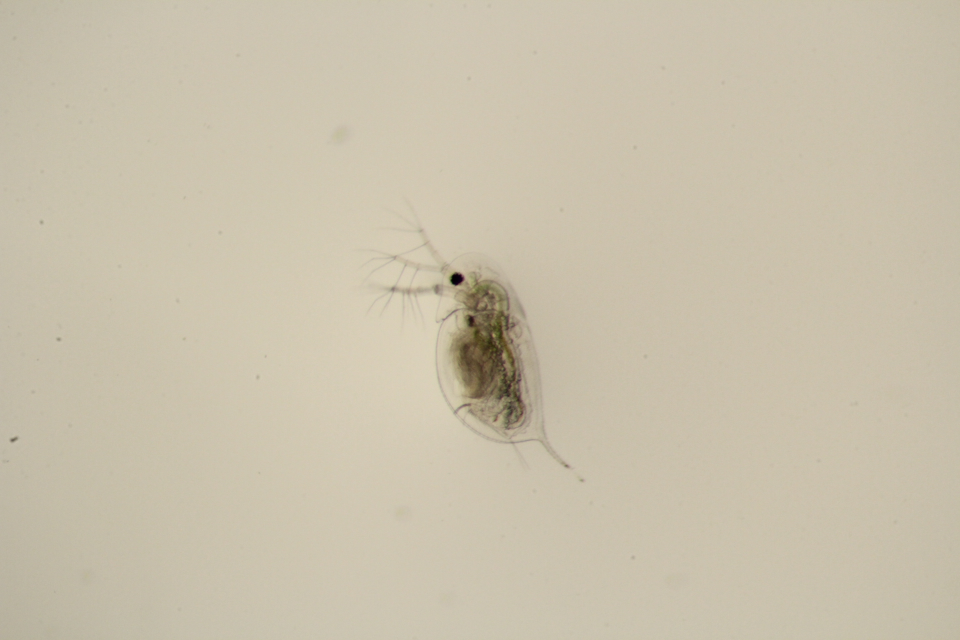
#> input picture The-Daphnia-ruler/tests/test_dirs/test_images/sample1.JPG, 1920 x 1280 px (shown at 1/2 size)
$ python -i utils.py   (imports and definitions only)
#> lines starting #> are read from the running program, lines starting #| are printed output that depends on the picture; after the words box and inside, x2 and y2 are one past the last pixel; in counts of white or black regions, pixels touching at a corner belong together
# import libraries
import os
import cv2
import numpy as np
import sys
from math import pi
from skimage import morphology, measure
from skimage.filters import scharr
from scipy import ndimage
import math
import copy
import warnings

# Create function to load image in proper format
# [27 lines left out: function import_image, not called in this run]

# create function that creates mask
def create_mask(gray):
    '''
    masks grayscaled image
    '''
    edges_mag = scharr(gray)
    edges_med = np.median(edges_mag)
    edges_thresh = 2.5*edges_med
    edges = edges_mag >= edges_thresh
    edges = morphology.closing(edges, morphology.square(3))
    edges = ndimage.binary_fill_holes(edges)
    edges = morphology.erosion(edges, morphology.square(3))

    # return edges
    return(edges)

# create function to label imageregions and calculate properties
# [352 lines left out: functions create_props, erode_mask, plt_binary, plt_contour, plt_elipse, plt_majaxis and 8 more, not called in this run]

>>> import cv2
>>> picture = cv2.imread('tests/test_dirs/test_images/sample1.JPG', cv2.IMREAD_GRAYSCALE)
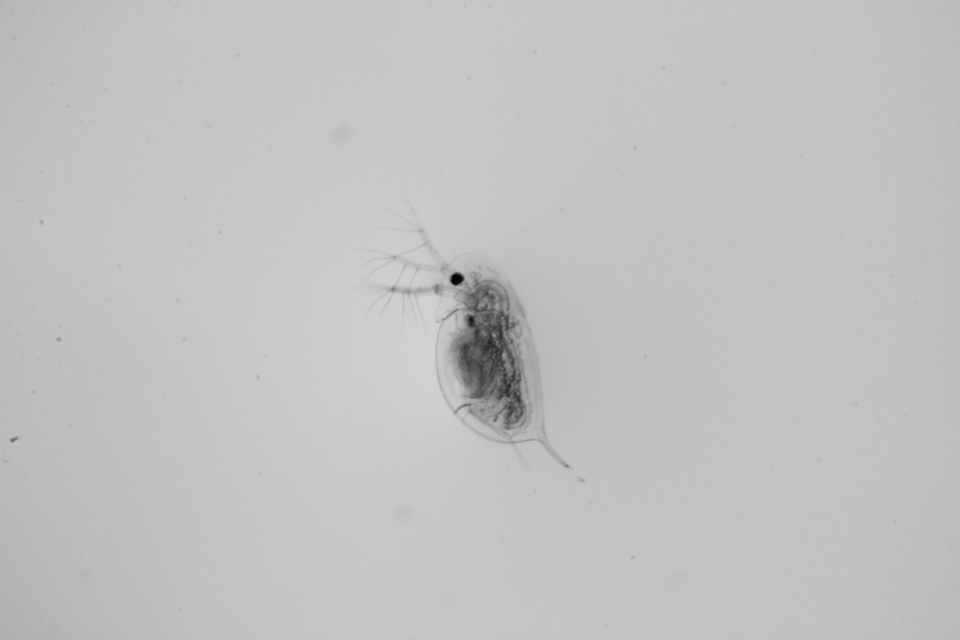
#> picture: shape (1280, 1920) (shown at 1/2 size); min 0, max 212, mean 193
>>> result = create_mask(picture)
#> in create_mask, `edges_mag = scharr(gray)`:
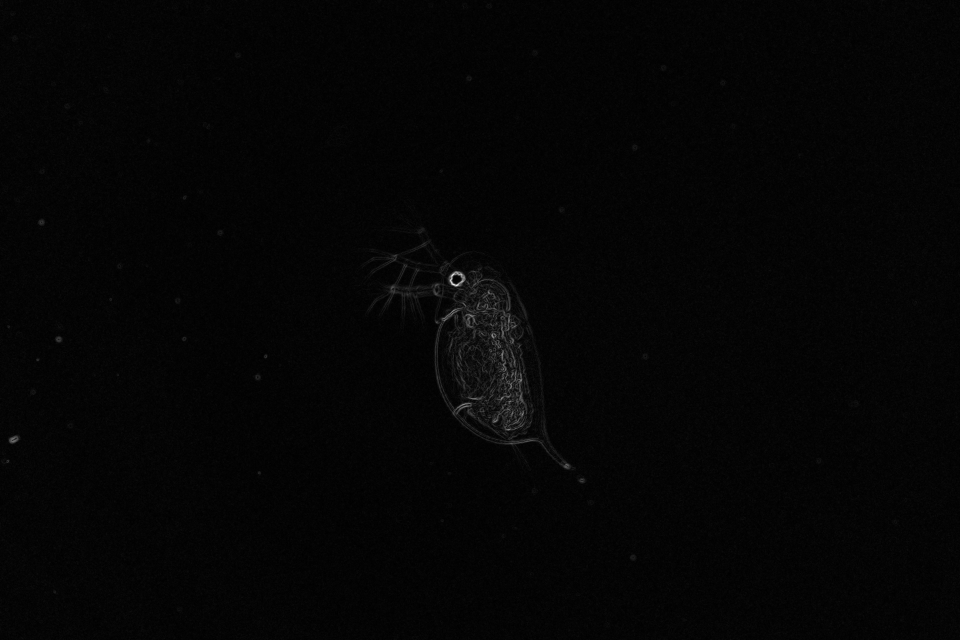
#> edges_mag: shape (1280, 1920) float64 (shown at 1/2 size); min 0, max 0.249, mean 0.00501; drawn with min black and max white
#> in create_mask, `edges_med = np.median(edges_mag)`: edges_med = 0.00417
#> in create_mask, `edges_thresh = 2.5*edges_med`: edges_thresh = 0.0104
#> in create_mask, `edges = edges_mag >= edges_thresh`:
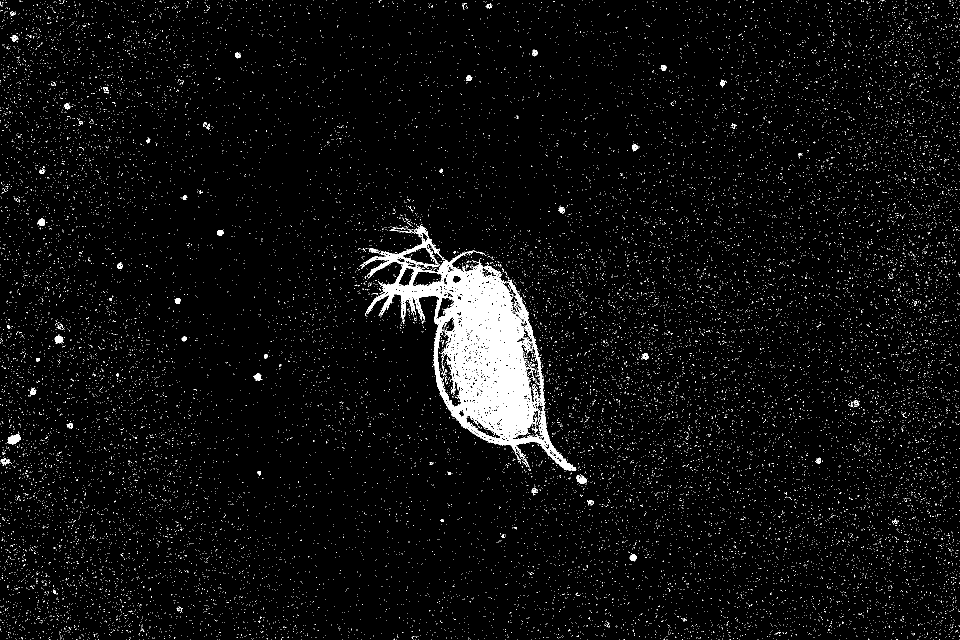
#> edges: shape (1280, 1920) bool (shown at 1/2 size); 3.9% white; 23313 white regions (23241 under 20 px), largest, box (x1, y1, x2, y2) and area: (722, 450, 1153, 942) 55888, (15, 865, 42, 890) 361, (1152, 950, 1173, 968) 216
#> in create_mask, `edges = morphology.closing(edges, morphology.square(3))`:
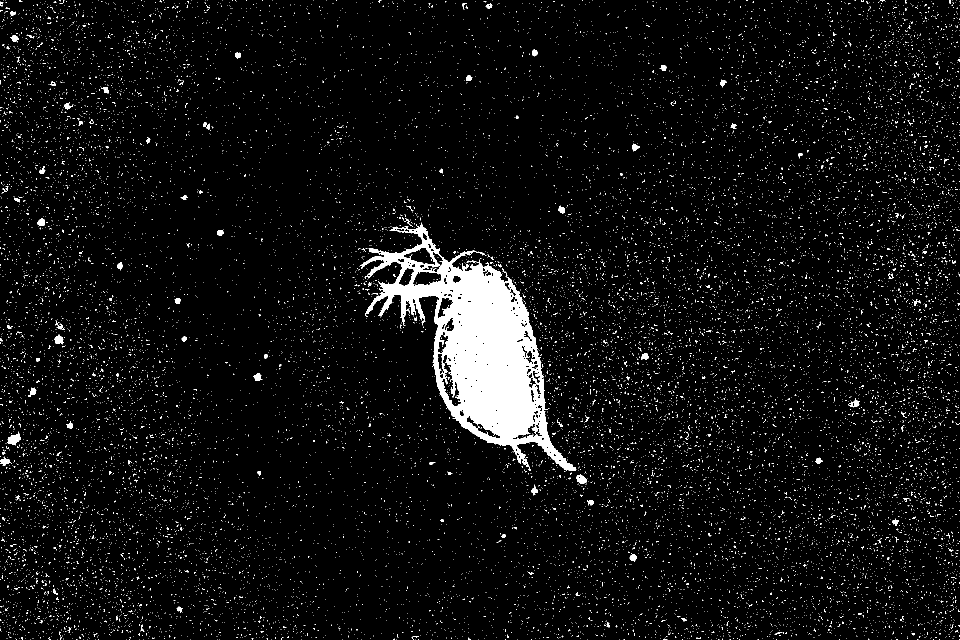
#> edges: shape (1280, 1920) bool (shown at 1/2 size); 4.7% white; 18916 white regions (18790 under 20 px), largest, box (x1, y1, x2, y2) and area: (721, 445, 1153, 942) 68574, (15, 863, 42, 891) 404, (1152, 948, 1173, 968) 253
#> in create_mask, `edges = ndimage.binary_fill_holes(edges)`:
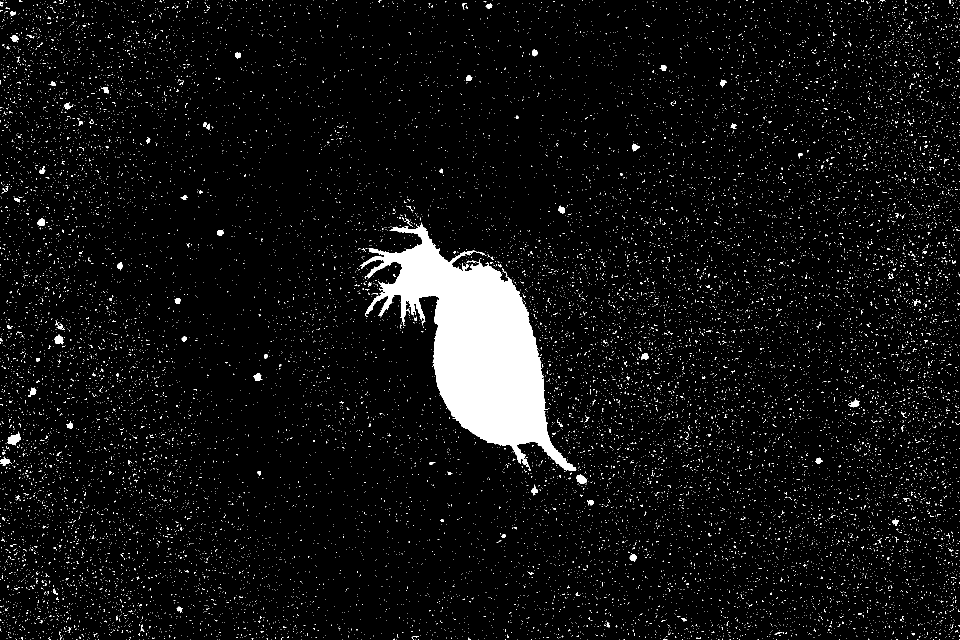
#> edges: shape (1280, 1920) bool (shown at 1/2 size); 5.2% white; 18879 white regions (18753 under 20 px), largest, box (x1, y1, x2, y2) and area: (721, 445, 1153, 942) 80241, (15, 863, 42, 891) 404, (1152, 948, 1173, 968) 262
#> in create_mask, `edges = morphology.erosion(edges, morphology.square(3))`:
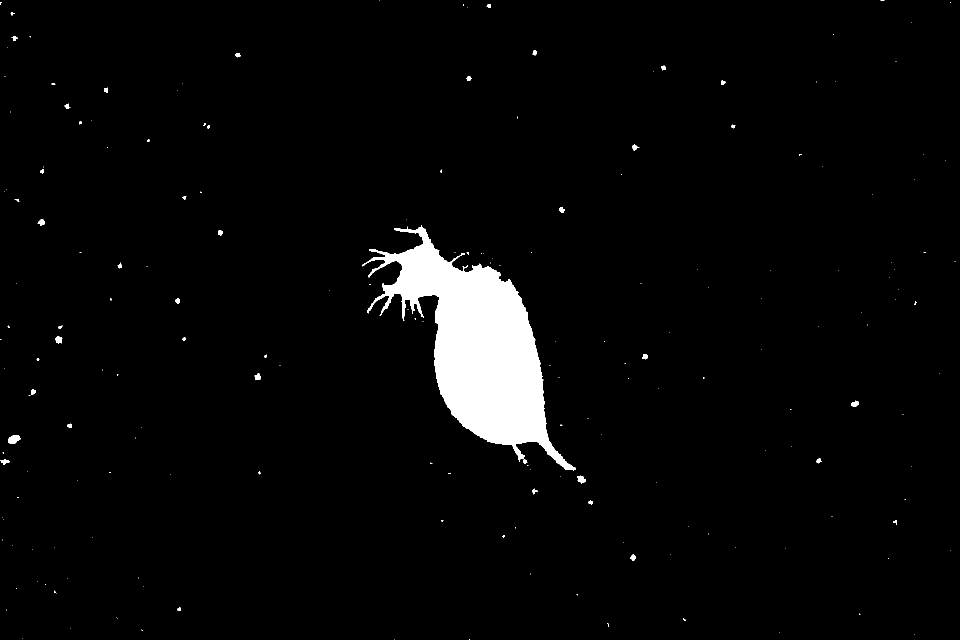
#> edges: shape (1280, 1920) bool (shown at 1/2 size); 3.2% white; 198 white regions (154 under 20 px), largest, box (x1, y1, x2, y2) and area: (724, 451, 1151, 941) 76189, (17, 870, 41, 888) 301, (1154, 951, 1172, 967) 182

$ run again, on The-Daphnia-ruler/tests/test_dirs/test_images/sample2.JPG
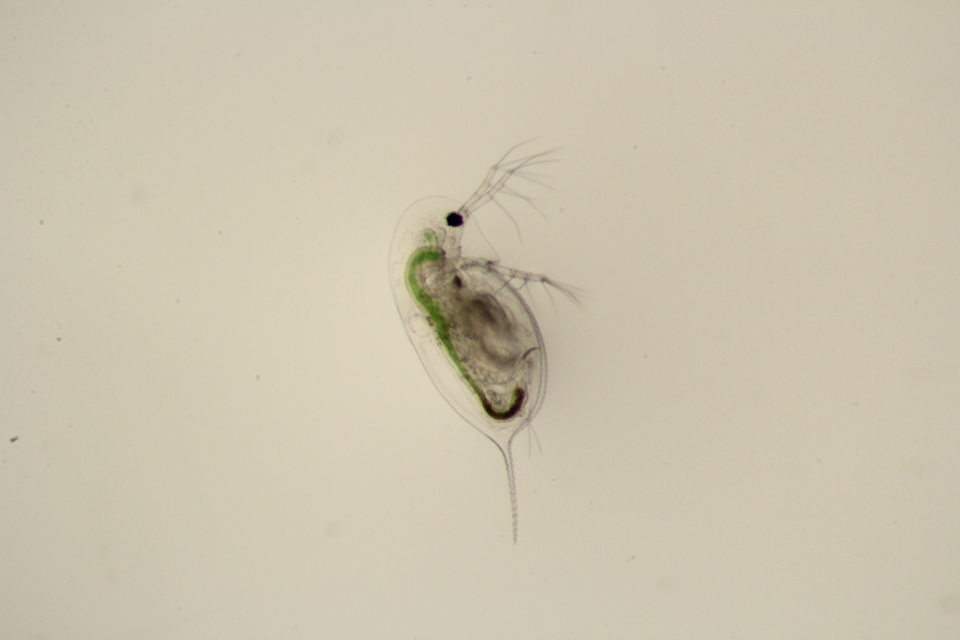
#> input picture The-Daphnia-ruler/tests/test_dirs/test_images/sample2.JPG, 1920 x 1280 px (shown at 1/2 size)
#> edges_med = 0.00408
#> edges_thresh = 0.0102
#> in create_mask, `edges = edges_mag >= edges_thresh`:
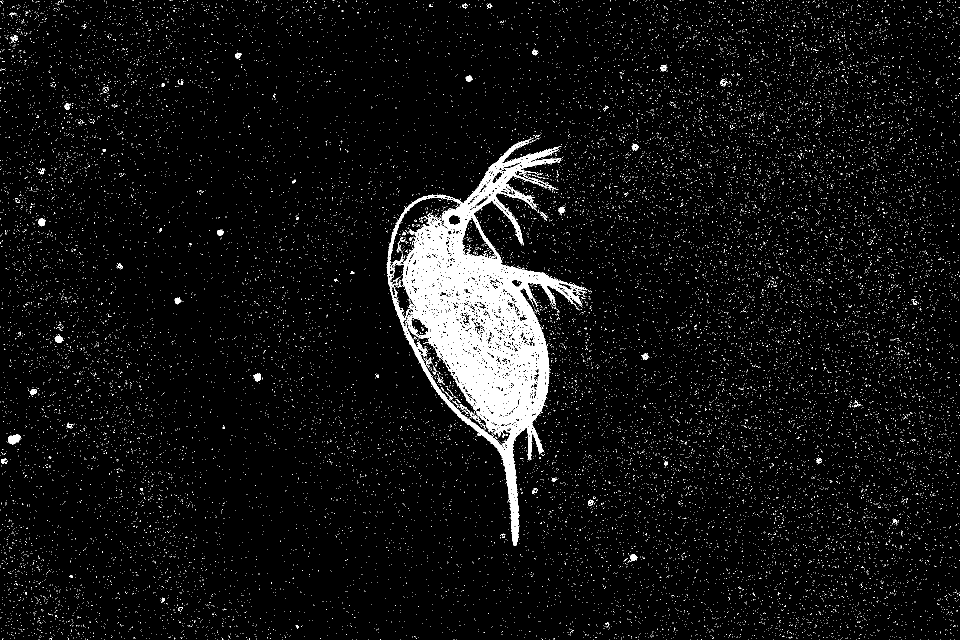
#> edges: shape (1280, 1920) bool (shown at 1/2 size); 5.2% white; 24212 white regions (24136 under 20 px), largest, box (x1, y1, x2, y2) and area: (773, 275, 1174, 1092) 84457, (16, 869, 43, 889) 349, (109, 672, 127, 686) 180
#> in create_mask, `edges = morphology.erosion(edges, morphology.square(3))`:
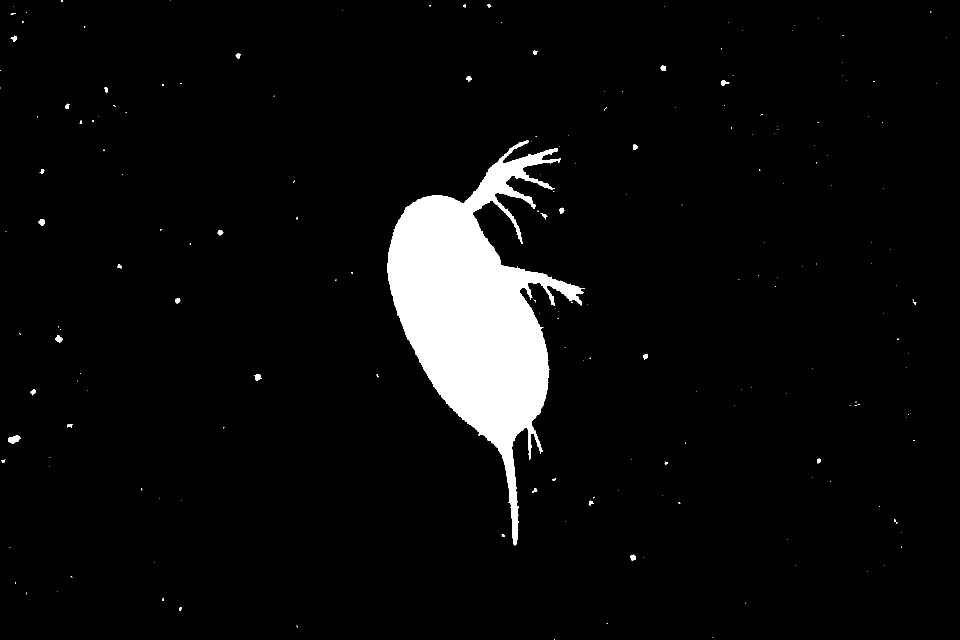
#> edges: shape (1280, 1920) bool (shown at 1/2 size); 5% white; 198 white regions (161 under 20 px), largest, box (x1, y1, x2, y2) and area: (775, 281, 1170, 1091) 119923, (17, 870, 41, 888) 276, (111, 670, 125, 685) 133
